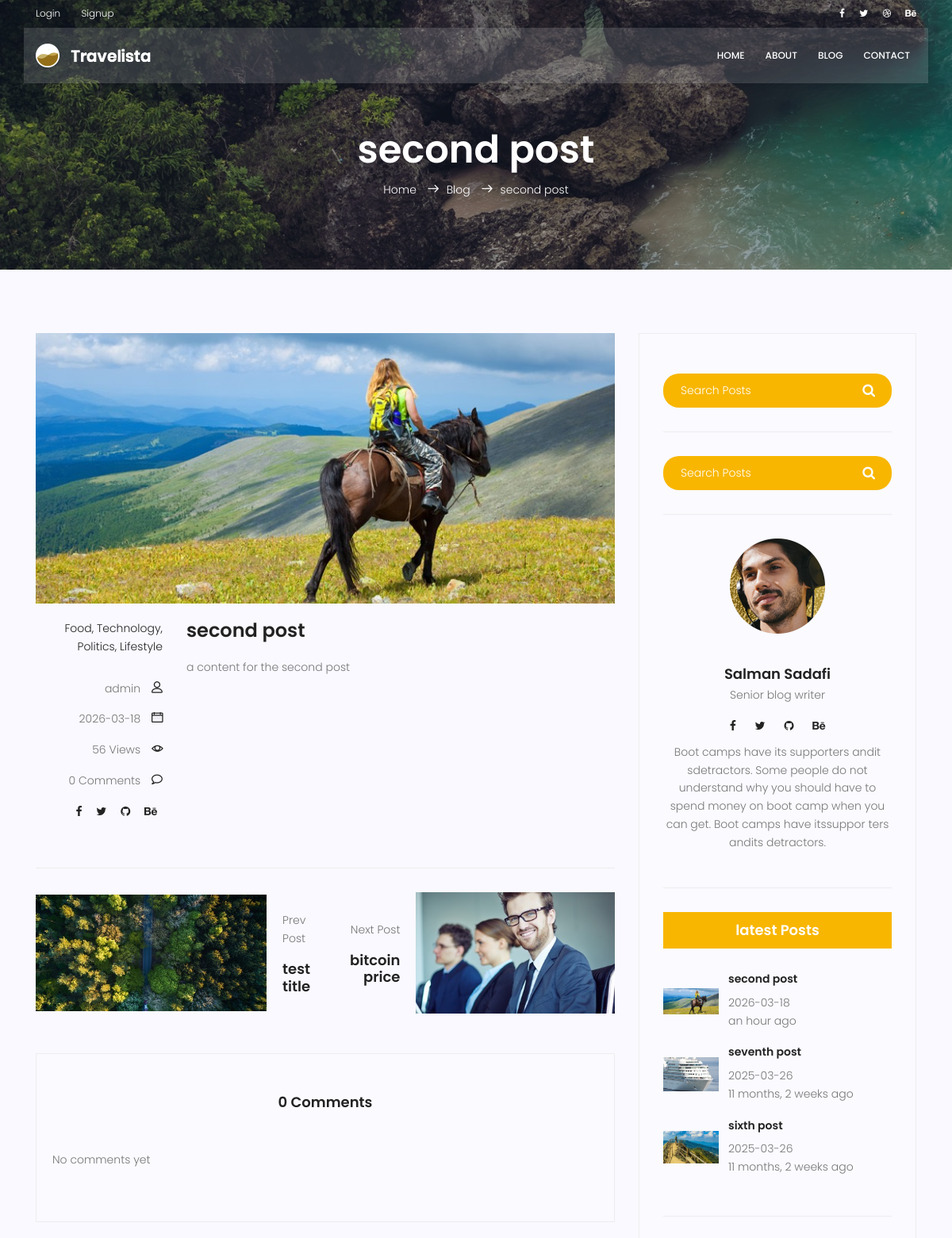
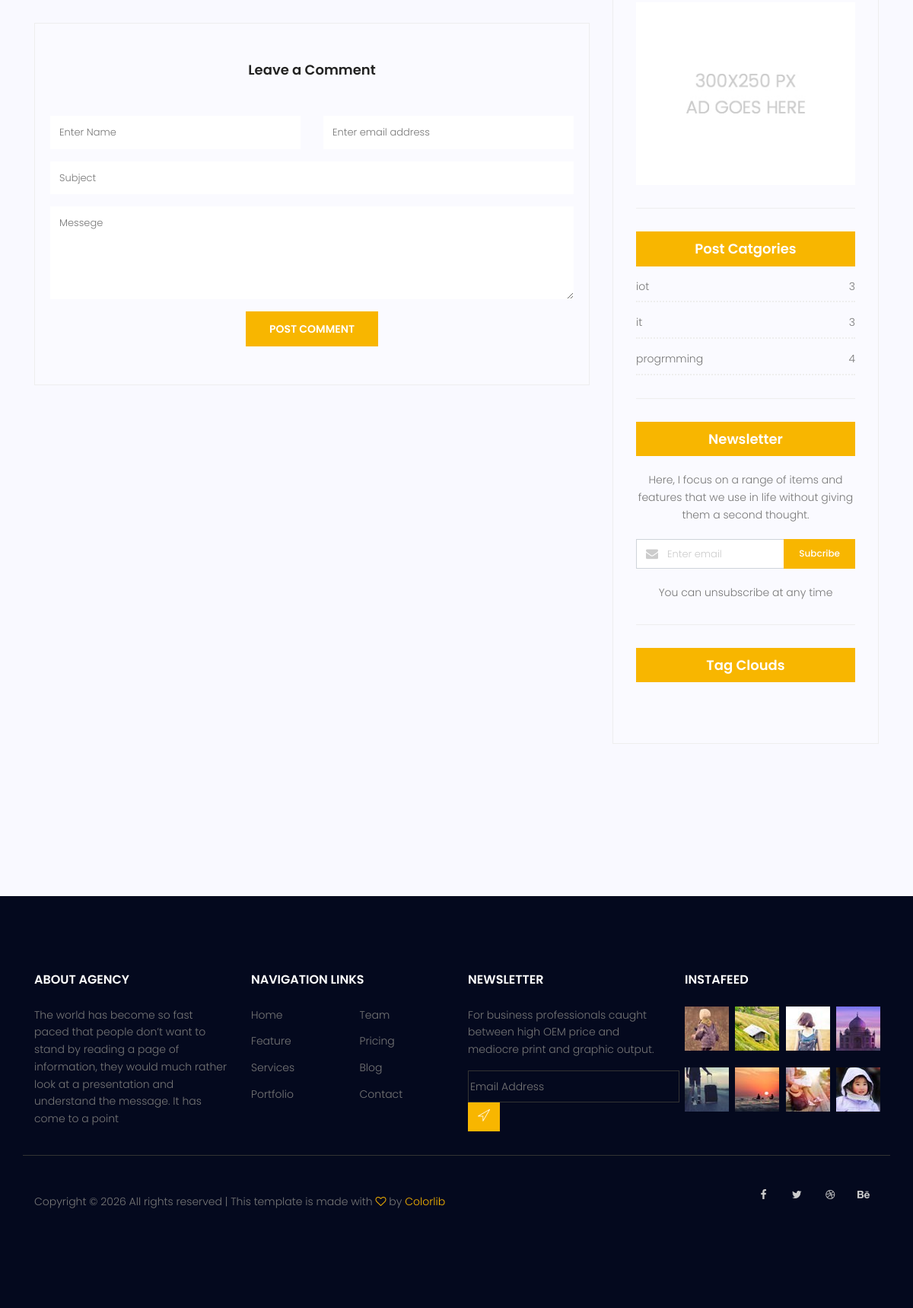
Page /blog/3 on the committed database (2 pictures, top to bottom).
### blog/models.py (models this page shows, shortened)
class Post(models.Model):
    image=models.ImageField(upload_to='blog',default='blog/default.jpg')
    author=models.ForeignKey(User,on_delete=models.SET_NULL,null=True)
    title=models.CharField(max_length=200)
    content =models.TextField()
    tags=TaggableManager()
    login_require = models.BooleanField(default=False)
    category=models.ManyToManyField(Category)
    counted_views = models.IntegerField(default=0)
    status = models.BooleanField(default=False)
    published_date = models.DateTimeField(null=True)
    created_date = models.DateTimeField(auto_now_add=True)
    updated_date = models.DateTimeField(auto_now=True)
    class Meta:
        ordering = ['-created_date']

class Category(models.Model):
    name=models.CharField(max_length=200)
    def __str__(self):
        return self.name

### blog/views.py (the view, shortened to what this page needs)
# urls.py: path('<int:pid>',blog_single_view,name="single"),
def blog_single_view(request,pid):
    post = get_object_or_404(Post, id=pid,status=1 ,published_date__lte=timezone.now())
    if not post.login_require or request.user.is_authenticated:
        comments = Comment.objects.filter(post=post.id,approved=True)
        form = CommentForm()
        post.counted_views += 1
        post.save(update_fields=['counted_views'])
        prev_post = Post.objects.filter(status=1,published_date__lte=timezone.now(),id__lt=post.id).order_by('id').last()
        next_post = Post.objects.filter(status=1,published_date__lte=timezone.now(),id__gt=post.id).order_by('id').first()
        context = {
            'post':post,
            'comments':comments,
            'form':form,
            'prev_post':prev_post,
            'next_post':next_post}
        return render(request, 'blog/blog-single.html',context)
    else:
        return redirect(reverse('accounts:login'))

### templates/blog/blog-single.html (shortened to what this page needs)
{% extends "base.html" %}
{% load static %}
{% load blog-tags %}
{% block content %}
<section class="relative about-banner">
	<div class="overlay overlay-bg"></div>
	<div class="container">
		<div class="row d-flex align-items-center justify-content-center">
			<div class="about-content col-lg-12">
				<h1 class="text-white">
					{{post.title}}
				</h1>
				<p class="text-white link-nav"><a href="{% url 'website:index' %}">Home </a> <span
						class="lnr lnr-arrow-right"></span><a href="{% url 'blog:index' %}">Blog </a> <span
						class="lnr lnr-arrow-right"></span>{{post.title}}</p>
			</div>
		</div>
	</div>
</section>
<section class="post-content-area single-post-area">
	<div class="container">
		<div class="row">
			<div class="col-lg-8 posts-list">
				<div class="single-post row">
					<div class="col-lg-12">
						<div class="feature-img">
							<img class="img-fluid" src="{{post.image.url}}" alt="">
						</div>
					</div>
					<div class="col-lg-3  col-md-3 meta-details">
						<ul class="tags">
							<li><a href="#">Food,</a></li>
							<li><a href="#">Technology,</a></li>
							<li><a href="#">Politics,</a></li>
							<li><a href="#">Lifestyle</a></li>
						</ul>
						<div class="user-details row">
							<p class="user-name col-lg-12 col-md-12 col-6"><a href="#">{{post.author}}</a> <span
									class="lnr lnr-user"></span></p>
							<p class="date col-lg-12 col-md-12 col-6"><a href="#">{{post.published_date|date:"Y-m-d"}}</a> <span
									class="lnr lnr-calendar-full"></span></p>
							<p class="view col-lg-12 col-md-12 col-6"><a href="#">{{post.counted_views}} Views</a> <span
									class="lnr lnr-eye"></span></p>
							<p class="comments col-lg-12 col-md-12 col-6"><a href="#">{{comments.count}} Comments</a> <span
									class="lnr lnr-bubble"></span></p>
							<ul class="social-links col-lg-12 col-md-12 col-6">
								<li><a href="#"><i class="fa fa-facebook"></i></a></li>
								<li><a href="#"><i class="fa fa-twitter"></i></a></li>
								<li><a href="#"><i class="fa fa-github"></i></a></li>
								<li><a href="#"><i class="fa fa-behance"></i></a></li>
							</ul>
						</div>
					</div>
					<div class="col-lg-9 col-md-9">
						<h3 class="mt-20 mb-20">{{post.title}}</h3>
						<p class="excert">
							{{post.content|safe}}
						</p>
					</div>
				</div>
				<div class="navigation-area">
					<div class="row">
						<div
							class="col-lg-6 col-md-6 col-12 nav-left flex-row d-flex justify-content-start align-items-center">
							<div class="thumb">
								{% if prev_post %}
								<a href="{% url 'blog:single' prev_post.id %}"><img class="img-fluid" src="{{prev_post.image.url}}" alt=""></a>
							</div>
							<div class="arrow">
								<a href="#"></a>
							</div>
							<div class="detials">
								<p>Prev Post</p>
								<a href="{% url 'blog:single' prev_post.id %}">
									<h4>{{prev_post.title}}</h4>
								{% endif %}
								</a>
							</div>
						</div>
						<div
							class="col-lg-6 col-md-6 col-12 nav-right flex-row d-flex justify-content-end align-items-center">
							<div class="detials">
								{% if next_post %}
								<p>Next Post</p>
								<a href="{% url 'blog:single' next_post.id %}">
									<h4>{{next_post.title}}</h4>
								</a>
							</div>
							<div class="arrow">
								<a href="#"></a>
							</div>
							<div class="thumb">
								<a href="{% url 'blog:single' next_post.id %}"><img class="img-fluid" src="{{next_post.image.url}}" alt=""></a>
								{% endif %}
							</div>
						</div>
					</div>
				</div>
				<div class="comments-area">
					<h4>{{comments.count}} Comments</h4>
					<div class="comment-list">
					{% for comment in comments %}
						<div class="single-comment justify-content-between d-flex">
							<div class="user justify-content-between d-flex">
								<div class="thumb">
									<img src="{% static 'img/blog/c1.jpg' %}" alt="">
								</div>
								<div class="desc">
									<h5><a href="#">{{comment.name}}</a></h5>
									<p class="date">{{comment.created_date|date:"Y-m-d"}} </p>
									<p class="comment">
										{{comment.message}}
									</p>
								</div>
							</div>
							<!-- <div class="reply-btn">
								<a href="" class="btn-reply text-uppercase">reply</a>
							</div> -->
						</div>
						{% empty %}
						<p>No comments yet</p>
					{% endfor %}
				</div>
				</div>
				<div class="comment-form">
					<h4>Leave a Comment</h4>
					<form method="post" action="{% url 'blog:single' pid=post.id %}">
						{% if request.user.is_authenticated %}
						<div class="form-group form-inline">
							<div class="form-group col-lg-6 col-md-12 name">
								<input type="text" class="form-control" name="name" placeholder="Enter Name"
									onfocus="this.placeholder = ''" onblur="this.placeholder = 'Enter Name'" value="{{request.user.get_full_name}}">
							</div>
							<div class="form-group col-lg-6 col-md-12 email">
								<input type="email" class="form-control" name="email" placeholder="Enter email address"
									onfocus="this.placeholder = ''" onblur="this.placeholder = 'Enter email address'" value="{{request.user.email}}">
							</div>
						</div>
						{% else %}
						<div class="form-group form-inline">
							<div class="form-group col-lg-6 col-md-12 name">
								<input type="text" class="form-control" name="name" placeholder="Enter Name"
									onfocus="this.placeholder = ''" onblur="this.placeholder = 'Enter Name'">
							</div>
							<div class="form-group col-lg-6 col-md-12 email">
								<input type="email" class="form-control" name="email" placeholder="Enter email address"
									onfocus="this.placeholder = ''" onblur="this.placeholder = 'Enter email address'">
							</div>
						</div>
						{% endif %}
						<div class="form-group">
							<input type="text" class="form-control" name="subject" placeholder="Subject"
								onfocus="this.placeholder = ''" onblur="this.placeholder = 'Subject'">
						</div>
						<div class="form-group">
							<textarea class="form-control mb-10" rows="5" name="message" placeholder="Messege"
								onfocus="this.placeholder = ''" onblur="this.placeholder = 'Messege'"
								required=""></textarea>
						</div>
						<button type="submit" class="primary-btn text-uppercase">Post Comment</button>
					</form>
				</div>
			</div>
			<div class="col-lg-4 sidebar-widgets">
				<div class="widget-wrap">
					<div class="single-sidebar-widget search-widget">
						<form class="search-form" action="#">
							<input placeholder="Search Posts" name="search" type="text" onfocus="this.placeholder = ''"
								onblur="this.placeholder = 'Search Posts'">
							<button type="submit"><i class="fa fa-search"></i></button>
						</form>
					</div>
					{% include 'blog/blog-search.html' %}
					{% include 'blog/blog-writer.html' %}
					{% latest_post %}
					{% include 'blog/blog-ads.html' %}
					{% post_category %}
					{% include 'blog/blog-newsletter.html' %}
					{% include 'blog/blog-tags.html' %}
				</div>
			</div>
		</div>
	</div>
</section>
{% endblock %}

### templates/blog/blog-popular-post.html
{% load static %}
{% load humanize %}
<div class="single-sidebar-widget popular-post-widget">
    <h4 class="popular-title">latest Posts</h4>
    <div class="popular-post-list">
        {% for post in posts %}
        <div class="single-post-list d-flex flex-row align-items-center">
            <div class="thumb">
                <img class="img-fluid" src="{{post.image.url}}" alt="">
            </div>
            <div class="details">
                <a href="{% url 'blog:single' pid=post.id %}">
                    <h6>{{post.title}}</h6>
                </a>
                <p>{{post.published_date|date:"Y-m-d"}}</p>
                <p>{{post.published_date|naturaltime}}</p>
            </div>
        </div>
        {% endfor %}
    </div>
</div>

### templates/blog/blog-post-category.html
{% load static %}
<div class="single-sidebar-widget post-category-widget">
    <h4 class="category-title">Post Catgories</h4>
    <ul class="cat-list">
        {% for name,count in categories.items %}
        <li>
            <a href="{% url 'blog:category' cat_name=name %}" class="d-flex justify-content-between">
                <p>{{name}}</p>
                <p>{{count}}</p>
            </a>
        </li>
        {% endfor %}
    </ul>
</div>

### rows in the picture
Post: title "second post", image (placeholder picture), author "admin", published_date "2026-03-18", counted_views "56", content "a content for the second post", published_date "an hour ago"
Post: image (picture), title "test title"
Post: title "bitcoin price", image (picture)
Post: image (picture), title "seventh post", published_date "2025-03-26", published_date "11 months, 2 weeks ago"
Post: image (picture), title "sixth post", published_date "2025-03-26", published_date "11 months, 2 weeks ago"
Category: name "iot", count "3"
Category: name "it", count "3"
Category: name "progrmming", count "4"

### other values in the picture
{{ comments.count }} "0"
